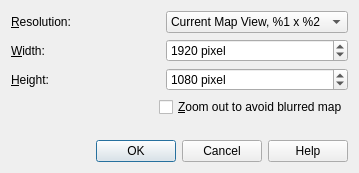
<?xml version="1.0" encoding="UTF-8"?>
<ui version="4.0">
 <class>ImageExportDialog</class>
 <widget class="QDialog" name="ImageExportDialog">
  <property name="geometry">
   <rect>
    <x>0</x>
    <y>0</y>
    <width>359</width>
    <height>173</height>
   </rect>
  </property>
  <property name="windowTitle">
   <string>Little Navmap - Export Map as Image</string>
  </property>
  <layout class="QGridLayout" name="gridLayout">
   <item row="5" column="0" colspan="2">
    <widget class="QDialogButtonBox" name="buttonBox">
     <property name="orientation">
      <enum>Qt::Horizontal</enum>
     </property>
     <property name="standardButtons">
      <set>QDialogButtonBox::Cancel|QDialogButtonBox::Help|QDialogButtonBox::Ok</set>
     </property>
    </widget>
   </item>
   <item row="0" column="0">
    <widget class="QLabel" name="labelResolution">
     <property name="text">
      <string>&amp;Resolution:</string>
     </property>
     <property name="buddy">
      <cstring>comboBoxResolution</cstring>
     </property>
    </widget>
   </item>
   <item row="0" column="1">
    <widget class="QComboBox" name="comboBoxResolution">
     <property name="toolTip">
      <string>Select predefined image resolution in pixels. 
Note that all options except &quot;Current Map View&quot; will change visible details.</string>
     </property>
     <item>
      <property name="text">
       <string>Current Map View, %1 x %2</string>
      </property>
     </item>
     <item>
      <property name="text">
       <string>Custom Resolution</string>
      </property>
     </item>
     <item>
      <property name="text">
       <string>720p, 1280 × 720, 16∶9</string>
      </property>
     </item>
     <item>
      <property name="text">
       <string>1080p, 1920 × 1080, 16∶9</string>
      </property>
     </item>
     <item>
      <property name="text">
       <string>1440p, 2560 × 1440, 16∶9</string>
      </property>
     </item>
     <item>
      <property name="text">
       <string>2160p, 3840 × 2160, 16∶9</string>
      </property>
     </item>
     <item>
      <property name="text">
       <string>4320p, 7680 × 4320, 16:9</string>
      </property>
     </item>
    </widget>
   </item>
   <item row="2" column="1">
    <widget class="QSpinBox" name="spinBoxHeight">
     <property name="suffix">
      <string> pixel</string>
     </property>
     <property name="minimum">
      <number>32</number>
     </property>
     <property name="maximum">
      <number>8192</number>
     </property>
     <property name="value">
      <number>1080</number>
     </property>
    </widget>
   </item>
   <item row="4" column="0">
    <spacer name="verticalSpacer">
     <property name="orientation">
      <enum>Qt::Vertical</enum>
     </property>
     <property name="sizeHint" stdset="0">
      <size>
       <width>20</width>
       <height>40</height>
      </size>
     </property>
    </spacer>
   </item>
   <item row="1" column="1">
    <widget class="QSpinBox" name="spinBoxWidth">
     <property name="suffix">
      <string> pixel</string>
     </property>
     <property name="minimum">
      <number>32</number>
     </property>
     <property name="maximum">
      <number>8192</number>
     </property>
     <property name="value">
      <number>1920</number>
     </property>
    </widget>
   </item>
   <item row="2" column="0">
    <widget class="QLabel" name="labelHeight">
     <property name="text">
      <string>&amp;Height:</string>
     </property>
     <property name="buddy">
      <cstring>spinBoxHeight</cstring>
     </property>
    </widget>
   </item>
   <item row="1" column="0">
    <widget class="QLabel" name="labelWidth">
     <property name="text">
      <string>&amp;Width:</string>
     </property>
     <property name="buddy">
      <cstring>spinBoxWidth</cstring>
     </property>
    </widget>
   </item>
   <item row="3" column="0" colspan="2" alignment="Qt::AlignRight">
    <widget class="QCheckBox" name="checkBoxAvoidBlurred">
     <property name="toolTip">
      <string>Zooms the map out to get a sharper image. 
This will change the shown map region and might change details.</string>
     </property>
     <property name="text">
      <string>&amp;Zoom out to avoid blurred map</string>
     </property>
    </widget>
   </item>
  </layout>
 </widget>
 <resources/>
 <connections/>
</ui>
